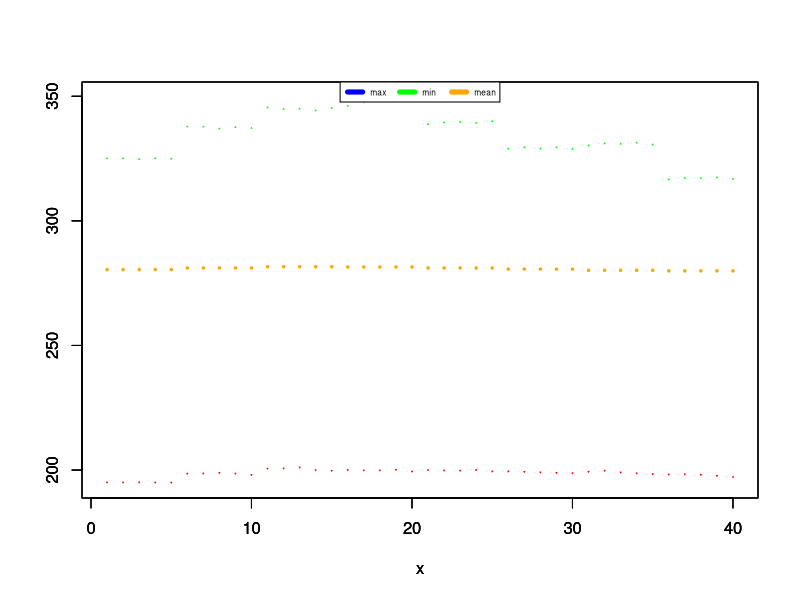

The R script that drew this image:
#!/usr/bin/env Rscript

# ########################################################

pdf("temp-global.pdf") # either save all files in one pdf or the files in specific pdfs; find an option to automatise the choice

# temp_inst = read.csv("temp-inst.csv")
# temp_max = read.csv("temp-max.csv")
# temp_min = read.csv("temp-min.csv")
# temp_mean = read.csv("temp-mean.csv")

# data = read.table("test.csv", header=FALSE, sep = ',')
temp_max = read.table("max3.txt", header=FALSE, sep = ',')
temp_min = read.table("min3.txt", header=FALSE, sep = ',')
temp_mean = read.table("mean3.txt", header=FALSE, sep = ',')

x3=length(temp_max)
x4=length(temp_min)
x5=length(temp_mean)

print(x3)
print(x4)
print(x5)

x = seq(1, x3, 1)

lmin = min(temp_min)
print(lmin)

lmax = max(temp_max)
print(lmax)

plot(x,temp_max,type="p",col="green",ylim = c(lmin, lmax),ylab="", pch = 2, cex = .1) 
par(new = TRUE)
plot(x,temp_min,type="p",col="red",ylim = c(lmin, lmax),ylab="", pch = 6, cex = .1) 
par(new = TRUE)
plot(x,temp_mean,type="b",col="orange",ylim = c(lmin, lmax),ylab="", pch = 20, cex = .5) 
par(new = TRUE)
plot_colors <- c("blue","green","orange") 
par(new = TRUE)
legend(x = "top",inset = 0,
        legend = c("max", "min","mean"), 
        col=plot_colors, lwd=5, cex=.5, horiz = TRUE)

#dev.off()
print("Graphics constructed with success!")
